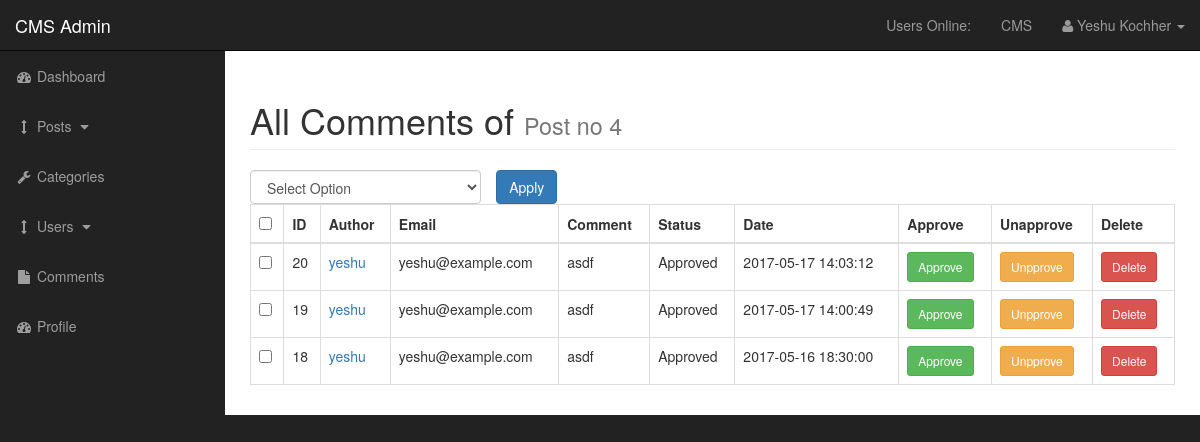
The page /admin/post_comments.php?id=54 (signed in) on the database its author committed.
### tables this page shows
CREATE TABLE `posts` (
  `post_id` int(3) NOT NULL,
  `post_category_id` int(3) NOT NULL,
  `post_title` varchar(255) NOT NULL,
  `post_author_id` int(11) NOT NULL,
  `post_date` date NOT NULL,
  `post_image` text NOT NULL,
  `post_content` text NOT NULL,
  `post_tags` varchar(255) NOT NULL,
  `post_status` varchar(255) NOT NULL DEFAULT 'Draft',
  `post_view_count` int(11) NOT NULL DEFAULT '0'
);

CREATE TABLE `comments` (
  `comment_id` int(3) NOT NULL,
  `comment_post_id` int(3) NOT NULL,
  `comment_author` varchar(255) NOT NULL,
  `comment_email` varchar(255) NOT NULL,
  `comment_content` text NOT NULL,
  `comment_status` varchar(255) NOT NULL DEFAULT 'Pending',
  `comment_date` timestamp NOT NULL
);

### admin/includes/functions.php (called while the page is built, shortened)
<?php
  function oneColumnQuery($getColumn, $table, $column, $value) {
    global $connection;
    $query = "SELECT {$getColumn} FROM {$table} WHERE {$column} = {$value}";
    return mysqli_query($connection, $query);
  }
?>

### admin/post_comments.php (the view, shortened to what this page needs)
<?php include "includes/admin-header.php"; ?>
<?php
  $p_id = $_GET['id'];
  $post_title_query = oneColumnQuery("post_title", "posts", "post_id", $p_id);
  $row = mysqli_fetch_assoc($post_title_query);
  $post_title = $row["post_title"];
?>
<div id="page-wrapper">
  <div class="container-fluid">
    <div class="row">
      <div class="col-lg-12">
        <h1 class="page-header">All Comments of <small><?php echo $post_title ; ?></small></h1>
        <form action="" method="post">
          <div class="col-xs-3" style="padding: 0;">
            <select name="bulk_comment" class="form-control">
              <option value="">Select Option</option>
            </select>
          </div>
          <div class="col-xs-3">
            <input type="submit" value="Apply" class="btn btn-primary" name="submit">
          </div>
          <table class="table table-bordered table-hover">
            <thead>
              <tr>
                <th><input type="checkbox" class= name="bulk_option" onchange="checkAll(this)"></th>
                <th>ID</th>
                <th>Author</th>
                <th>Email</th>
                <th>Comment</th>
                <th>Status</th>
                <th>Date</th>
                <th>Approve</th>
                <th>Unapprove</th>
                <th>Delete</th>
              </tr>
            </thead>
            <tbody>
              <?php
                $query = "SELECT * FROM comments WHERE comment_post_id={$p_id} ORDER BY comment_id DESC";
                $comments_query = mysqli_query($connection, $query);
                while ($row = mysqli_fetch_assoc($comments_query)) {
                  $comment_id = $row['comment_id'];
                  $comment_author = $row['comment_author'];
                  $comment_email = $row['comment_email'];
                  $comment_content = $row['comment_content'];
                  $comment_status = $row['comment_status'];
                  $comment_date = $row['comment_date'];
                  echo "<tr>";
                    echo "<td><input type='checkbox' class='comment_checkbox' name='comment_array[]' value='{$comment_id}'></td>";
                    echo "<td>{$comment_id}</td>";
                    echo "<td><a href='#'>{$comment_author}</a></td>";
                    echo "<td>{$comment_email}</td>";
                    echo "<td>{$comment_content}</td>";
                    echo "<td>{$comment_status}</td>";
                    echo "<td>{$comment_date}</td>";
                    echo "<td><a class='btn btn-success btn-sm' href='post_comments.php?id={$p_id}&approve={$comment_id}' title='Approve Comment'>Approve</a>";
                    echo "<td><a class='btn btn-warning btn-sm' href='post_comments.php?id={$p_id}&unapprove={$comment_id}' title='Unapprove Comment'>Unpprove</a>";
                    echo "<td><a class='btn btn-danger btn-sm delete_link' href='javascript:void(0);' rel='{$comment_id}' title='Delete Post'>Delete</a>";
                  echo "</tr>";
                }
              ?>
            </tbody>
          </table>
        </form>
      </div>
    </div>
  </div>
</div>
<?php include "includes/admin-footer.php"; ?>

### admin/css/sb-admin.css (style rules this page uses)
body { margin-top: 100px; background-color: #222; }
@media (min-width:768px) { body { margin-top: 50px; } }
#page-wrapper { width: 100%; padding: 0; background-color: #fff; }
@media (min-width:768px) { #page-wrapper { padding: 10px; } }

### rows shown on the page
posts: post_title "Post no 4"
comments: comment_id "20", comment_author "yeshu", comment_email "yeshu@example.com", comment_content "asdf", comment_status "Approved", comment_date "2017-05-17 14:03:12"
comments: comment_id "19", comment_author "yeshu", comment_email "yeshu@example.com", comment_content "asdf", comment_status "Approved", comment_date "2017-05-17 14:00:49"
comments: comment_id "18", comment_author "yeshu", comment_email "yeshu@example.com", comment_content "asdf", comment_status "Approved", comment_date "2017-05-16 18:30:00"

### other values the page prints
$_SESSION['user_fname'] "Yeshu"
$_SESSION['user_lname'] "Kochher"
